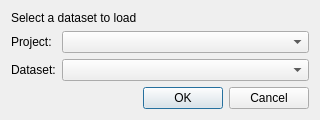
<?xml version="1.0" encoding="UTF-8"?>
<ui version="4.0">
 <class>DatasetSelectionDialog</class>
 <widget class="QDialog" name="DatasetSelectionDialog">
  <property name="geometry">
   <rect>
    <x>0</x>
    <y>0</y>
    <width>320</width>
    <height>120</height>
   </rect>
  </property>
  <property name="windowTitle">
   <string>Select a Dataset</string>
  </property>
  <layout class="QVBoxLayout" name="verticalLayout">
   <item>
    <widget class="QLabel" name="label">
     <property name="text">
      <string>Select a dataset to load</string>
     </property>
    </widget>
   </item>
   <item>
    <layout class="QGridLayout" name="gridLayout">
     <item row="1" column="0">
      <widget class="QLabel" name="label_3">
       <property name="text">
        <string>Dataset:</string>
       </property>
      </widget>
     </item>
     <item row="0" column="0">
      <widget class="QLabel" name="label_2">
       <property name="text">
        <string>Project:</string>
       </property>
      </widget>
     </item>
     <item row="0" column="1">
      <widget class="QComboBox" name="dataSourceComboBox">
       <property name="sizePolicy">
        <sizepolicy hsizetype="Expanding" vsizetype="Fixed">
         <horstretch>0</horstretch>
         <verstretch>0</verstretch>
        </sizepolicy>
       </property>
      </widget>
     </item>
     <item row="1" column="1">
      <widget class="QComboBox" name="datasetComboBox">
       <property name="sizePolicy">
        <sizepolicy hsizetype="Expanding" vsizetype="Fixed">
         <horstretch>0</horstretch>
         <verstretch>0</verstretch>
        </sizepolicy>
       </property>
      </widget>
     </item>
    </layout>
   </item>
   <item>
    <widget class="QDialogButtonBox" name="buttonBox">
     <property name="orientation">
      <enum>Qt::Horizontal</enum>
     </property>
     <property name="standardButtons">
      <set>QDialogButtonBox::Cancel|QDialogButtonBox::Ok</set>
     </property>
    </widget>
   </item>
  </layout>
 </widget>
 <resources/>
 <connections>
  <connection>
   <sender>buttonBox</sender>
   <signal>accepted()</signal>
   <receiver>DatasetSelectionDialog</receiver>
   <slot>accept()</slot>
   <hints>
    <hint type="sourcelabel">
     <x>248</x>
     <y>254</y>
    </hint>
    <hint type="destinationlabel">
     <x>157</x>
     <y>274</y>
    </hint>
   </hints>
  </connection>
  <connection>
   <sender>buttonBox</sender>
   <signal>rejected()</signal>
   <receiver>DatasetSelectionDialog</receiver>
   <slot>reject()</slot>
   <hints>
    <hint type="sourcelabel">
     <x>316</x>
     <y>260</y>
    </hint>
    <hint type="destinationlabel">
     <x>286</x>
     <y>274</y>
    </hint>
   </hints>
  </connection>
 </connections>
</ui>
